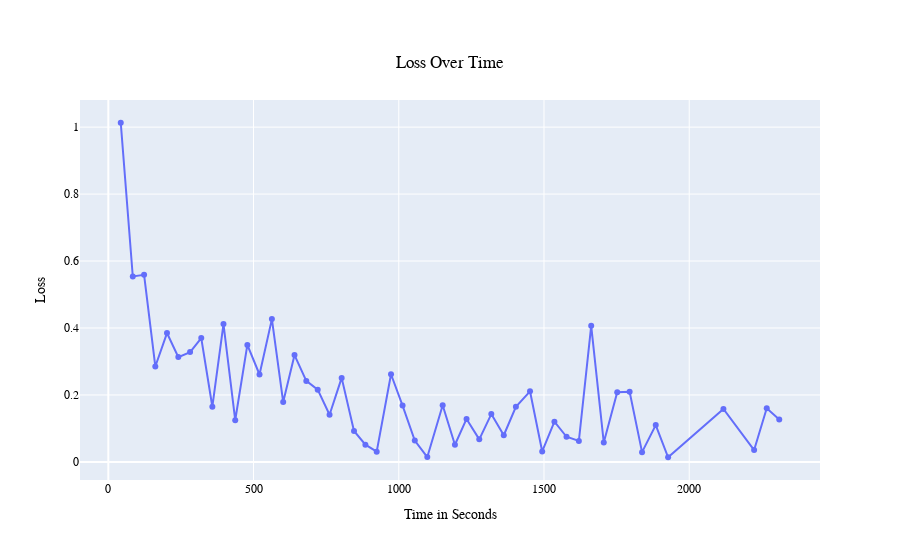

Notebook source saved alongside this figure:
### Code cell
df = pd.DataFrame(dict(
    x = [42.8010, 84.2460, 123.1759, 161.8133, 201.9708, 241.0841, 281.5350, 319.9907, 358.1822, 396.5237, 436.9351, 478.6807, 520.5864, 563.1675, 602.0676, 641.1156, 681.6252, 720.9682, 761.6909, 803.3809, 845.9105, 885.1175, 924.0401, 973.2825, 1013.1176, 1055.1888, 1098.2490, 1151.1656, 1193.3608, 1233.3610, 1277.2058, 1318.5938, 1361.5570, 1403.2562, 1451.8686, 1493.8928, 1535.9003, 1577.5896, 1620.0881, 1662.5387, 1705.8683, 1752.1346, 1794.8532, 1837.6442, 1884.7692, 1927.3351, 2117.8292, 2223.4685, 2266.9097, 2309.9988],
    y = [1.0131,0.5539,0.5587,0.2850, 0.3849, 0.3131, 0.3280, 0.3700, 0.1648, 0.4117, 0.1245, 0.3495, 0.2611, 0.4265, 0.1788, 0.3191, 0.2419, 0.2159, 0.1407, 0.2510, 0.0924, 0.0514, 0.0306, 0.2619, 0.1682,0.0638, 0.0144, 0.1692, 0.0513, 0.1283, 0.0673, 0.1429, 0.0796, 0.1647, 0.2109, 0.0311, 0.1202, 0.0751, 0.0626, 0.4065, 0.0578, 0.2078, 0.2095,0.0292,0.1100,0.0139,0.1582,0.0354,0.1603,0.1270]

))

fig = px.line(df, x="x", y="y", title="Loss Over Time",
             labels = {
                 "x": "Time in Seconds",
                 "y": "Loss"
             }) 
fig.update_layout(
    font_family="Helvetica",
    font_color="black",
    title_font_family="Helvetica",
    title_font_color="black",
    title={
        'y':0.9,
        'x':0.5,
        'xanchor': 'center',
        'yanchor': 'top'
    }
)
fig.update_xaxes(title_font_family="Helvetica")
fig.update_traces(mode="markers+lines")
fig.show()
